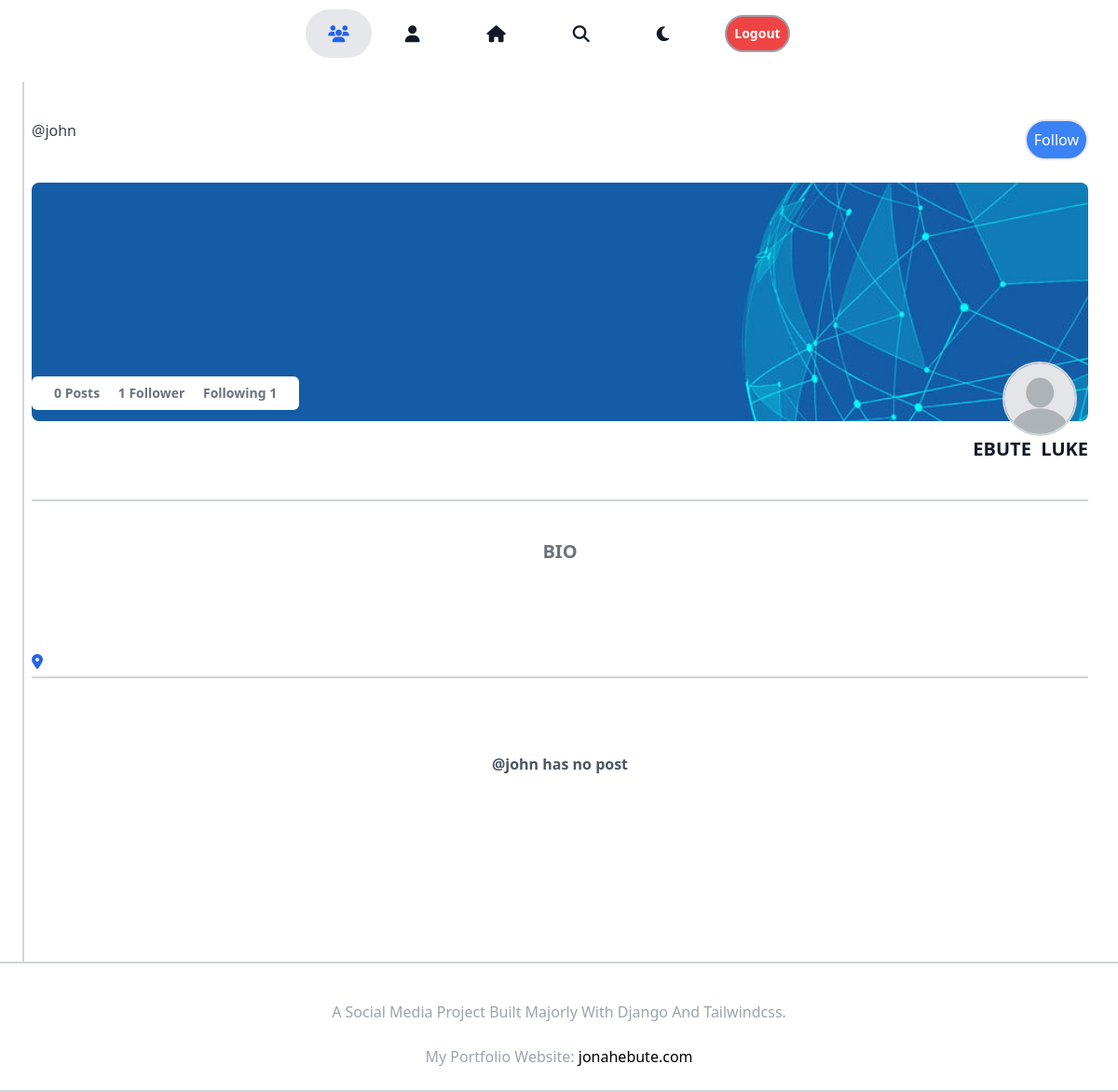
/profile/john/ (signed in), run on the app's committed database.
### core/models.py (models this page shows)
class Profile(models.Model):
    username = models.CharField(blank=True,null=True,max_length=30)
    user = models.OneToOneField(User, on_delete=models.CASCADE)
    name_first = models.CharField(max_length=50,null=True)
    name_last = models.CharField(max_length=50,null=True)
    id_user = models.IntegerField()
    profile_pics=models.ImageField(null=True,blank=True,upload_to='profile_pics', default = 'profile_pics/defaultimage2.jpg')
    background_profile_pics=models.ImageField(null=True,blank=True,upload_to='bg_profile_pics', default = 'bg_profile_pics/defaultimage.jpg')
    country = models.CharField(max_length=40,null=True,blank=True,default="")
    city = models.CharField(max_length=40,null=True,blank=True,default="")
    bio = models.TextField(blank = True, null = True,default="")
    followers = models.ForeignKey('Follow', on_delete=models.CASCADE,blank=True,null=True,related_name='followers')
    following = models.ForeignKey('Follow', on_delete=models.CASCADE,blank=True,null=True)
    email = models.EmailField(null=True,blank=True)
    def __str__(self):
        return self.user.username

### core/views.py (the view)
# urls.py: path('profile/<str:username>/',ProfileView, name = 'profile'),
@login_required()
def ProfileView(request, username):
    is_following = Follow.objects.filter(user = request.user.username, following = username).first()
    user_object = User.objects.get(username = username)
    user_following = Follow.objects.filter(user = user_object.username)
    user_followers = Follow.objects.filter(following = user_object.username)
    following = len(user_following)
    followers = len(user_followers)
    user_profile = Profile.objects.get(user = user_object)
    post=Post.objects.filter(user=user_profile)
    user_post_length = len(post)
    context={
                'user_profile':user_profile,
                'post':post,
                'user_post_length':user_post_length,
                'following':following,
                'is_following':is_following,
                'followers':followers,
                'user_object':user_object
            }
    return render(request,'profile.html',context)

### core/templates/profile.html (shortened to what this page needs)
{%extends 'base.html'%}
{%load static%}
{%block content%}
<div class="dark:bg-black h-full">
    <div class="text-gray-100 flex justify-center mx-auto pb-4 sticky top-0 bg-white dark:bg-black z-10">
        {%include 'partials/navbar2.html'%}
    </div>
    <div class="flex flex-col justify-center bg-white dark:bg-black max-w-6xl mx-auto overflow-y-hidden">
        <div class="border-l-2 border-gray-300 dark:border-gray-600 px-2 pt-10 w-full">
            <div class="flex justify-between mb-3 md:mb-6">
                <span>
                    <p class="dark:text-gray-300 text-center text-gray-700">@{{user_profile.user.username}}</p>
                </span>
                <span>
                {%if user_profile.user.username == request.user.username%}
                    <a href="{%url 'settings'%}" class="text-white items-center px-2 border-2 py-1 lg:py-2 text-sm lg:text-base rounded-full bg-blue-600 hover:bg-blue-600 duration-500">Edit Profile</a>
                {%else%}
                    {%if is_following%}
                        <a href="/follow?otherusername={{user_profile.user.username}}" class="text-white flex p-2 items-center px-2 border-2 rounded-full bg-red-400 hover:bg-red-500 duration-500">
                            Unfollow
                        </a>
                    {%else%}
                        <a href="/follow?otherusername={{user_profile.user.username}}" class="text-white flex p-2 items-center px-2 border-2 rounded-full bg-blue-500 hover:bg-blue-600 duration-500">
                            Follow
                        </a>
                    {%endif%}
                {%endif%}
                </span>
            </div>
            <div>
                <a href="{{user_profile.background_profile_pics.url}}">
                    <img src="{{user_profile.background_profile_pics.url}}" class="rounded-lg h-36 md:h-64 w-full object-cover" alt="Background Image">
                </a>
                <div class="text-black font-semibold text-sm -mt-12 justify-between bg-white p-2 rounded-md absolute">
                    <span class="md:pl-4 text-gray-500 hover:text-black">{{user_post_length}}
                        {%if user_post_length == 0 %}
                            Posts
                        {%elif user_post_length == 1%}
                            Post
                        {%else%}
                            Posts
                        {%endif%}
                    </span>
                    <a href="followers?username={{user_profile.user.username}}">
                        <span id="num_of_followers" class="md:pl-4 text-gray-500 hover:text-black">{{followers}}
                            {%if followers == 0 %}
                                Followers
                            {%elif followers == 1%}
                                Follower
                            {%else%}
                                Followers
                            {%endif%}
                        </span>
                    </a>
                    <a href="following?username={{user_profile.user.username}}"><span class="md:pl-4 md:pr-4 text-gray-500 hover:text-black">Following {{following}}</span></a>
                </div>
            </div>
            <div class ="flex justify-end -mt-16">
                <div class="items-end">
                    <a href="{{user_profile.profile_pics.url}}">
                        <img src="{{user_profile.profile_pics.url}}" class="profile_img mr-3 w-20 h-20 border-2 border-gray-300" alt="Profile Image">
                    </a>
                </div>
            </div>
            <p class="font-semibold uppercase lg:text-xl dark:text-white text-gray-900 flex justify-end">{{user_profile.name_last}}&nbsp;&nbsp;{{user_profile.name_first}}</p>
            <div class="border-y-2 border-gray-300 dark:border-gray-600 mb-5 mt-10">
                <p class="font-semibold dark:text-gray-300 text-gray-500 flex justify-center mt-10 text-xl">BIO</p>
                <p class="text-black dark:text-white rounded-lg  break-all my-5 p-3 text-center">
                </p>
                <span><i class="mt-8 fa-solid fa-location-dot mb-2 text-blue-600"></i></span>
                <span class="text-gray-800 mb-2 w-20 font-semibold align-text-bottom mt-3 py-1 px-3 h-10 dark:text-gray-300">{{user_profile.country}} {{user_profile.city}}
                </span>
            </div>
            {%if user_profile.user.username == request.user.username%}
                {%if post%}
                    <p class="font-bold mt-10 flex justify-center text-gray-600 dark:text-gray-300">All Posts By You</p>
                {%else%}
                    <p class="font-bold mt-20 flex justify-center text-gray-600 mb-56 dark:text-gray-300">All posts you share will appear on your profile.</p>
                {%endif%}
            {%else%}
                {%if post%}
                    <p class="font-bold mt-10 flex justify-center text-gray-600 dark:text-gray-300">All Posts By @{{user_profile.user.username}}</p>
                {%else%}
                    <p class="font-bold mt-20 flex justify-center text-gray-600 mb-40 dark:text-gray-300">@{{user_profile.user.username}} has no post</p>
                {%endif%}
            {%endif%}
        </div>
    </div>
    {%include 'partials/footnote.html'%}
</div>
{%endblock%}

### data on the page
Profile: user.username "john", background_profile_pics (placeholder picture), profile_pics (placeholder picture), name_last "EBUTE", name_first "LUKE"

### other printed values
{{ user_post_length }} "0"
{{ followers }} "1"
{{ following }} "1"
